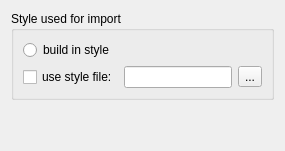
     <widget class="QWidget" name="Import" >
      <attribute name="title" >
       <string>Import</string>
      </attribute>
      <layout class="QVBoxLayout" >
       <item>
        <widget class="QGroupBox" name="groupBox_7" >
         <property name="title" >
          <string>Style used for import</string>
         </property>
         <property name="flat" >
          <bool>true</bool>
         </property>
         <layout class="QVBoxLayout" >
          <item>
           <widget class="QRadioButton" name="useBuildinStyle" >
            <property name="text" >
             <string>build in style</string>
            </property>
           </widget>
          </item>
          <item>
           <layout class="QHBoxLayout" >
            <item>
             <widget class="QCheckBox" name="useStyleFile" >
              <property name="text" >
               <string>use style file:</string>
              </property>
             </widget>
            </item>
            <item>
             <widget class="QLineEdit" name="styleFile" />
            </item>
            <item>
             <widget class="QToolButton" name="styleFileButton" >
              <property name="text" >
               <string>...</string>
              </property>
              <property name="icon" >
               <iconset resource="mscore.qrc" >
                <normaloff>:/data/fileopen.svg</normaloff>:/data/fileopen.svg</iconset>
              </property>
             </widget>
            </item>
           </layout>
          </item>
         </layout>
        </widget>
       </item>
       <item>
        <spacer>
         <property name="orientation" >
          <enum>Qt::Vertical</enum>
         </property>
         <property name="sizeHint" stdset="0" >
          <size>
           <width>20</width>
           <height>40</height>
          </size>
         </property>
        </spacer>
       </item>
      </layout>
     </widget>
